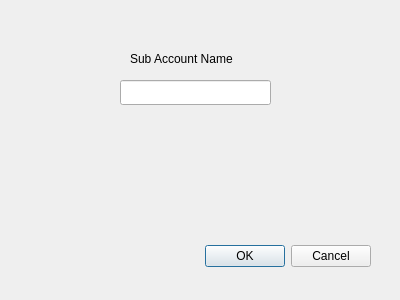
<?xml version="1.0" encoding="UTF-8"?>
<ui version="4.0">
 <class>Dialog</class>
 <widget class="QDialog" name="Dialog">
  <property name="geometry">
   <rect>
    <x>0</x>
    <y>0</y>
    <width>400</width>
    <height>300</height>
   </rect>
  </property>
  <property name="windowTitle">
   <string>New Sub Account</string>
  </property>
  <widget class="QDialogButtonBox" name="buttonBox">
   <property name="geometry">
    <rect>
     <x>30</x>
     <y>240</y>
     <width>341</width>
     <height>32</height>
    </rect>
   </property>
   <property name="orientation">
    <enum>Qt::Horizontal</enum>
   </property>
   <property name="standardButtons">
    <set>QDialogButtonBox::Cancel|QDialogButtonBox::Ok</set>
   </property>
  </widget>
  <widget class="QLineEdit" name="lineEdit">
   <property name="geometry">
    <rect>
     <x>120</x>
     <y>80</y>
     <width>151</width>
     <height>25</height>
    </rect>
   </property>
  </widget>
  <widget class="QLabel" name="label">
   <property name="geometry">
    <rect>
     <x>130</x>
     <y>50</y>
     <width>141</width>
     <height>17</height>
    </rect>
   </property>
   <property name="text">
    <string>Sub Account Name</string>
   </property>
  </widget>
 </widget>
 <resources/>
 <connections>
  <connection>
   <sender>buttonBox</sender>
   <signal>accepted()</signal>
   <receiver>Dialog</receiver>
   <slot>accept()</slot>
   <hints>
    <hint type="sourcelabel">
     <x>248</x>
     <y>254</y>
    </hint>
    <hint type="destinationlabel">
     <x>157</x>
     <y>274</y>
    </hint>
   </hints>
  </connection>
  <connection>
   <sender>buttonBox</sender>
   <signal>rejected()</signal>
   <receiver>Dialog</receiver>
   <slot>reject()</slot>
   <hints>
    <hint type="sourcelabel">
     <x>316</x>
     <y>260</y>
    </hint>
    <hint type="destinationlabel">
     <x>286</x>
     <y>274</y>
    </hint>
   </hints>
  </connection>
 </connections>
</ui>
